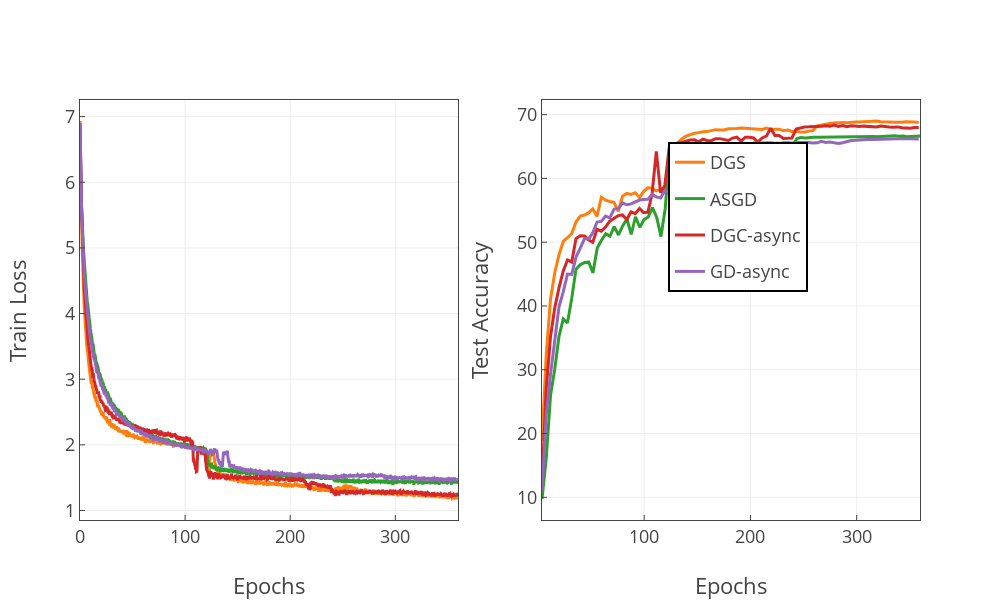

The cell this chart's notebook holds for it:
### Code cell
# resnet-18 4workers

DGS = prepare_data('~/share/DGS/log/result_imagenet/node0_gradient_sgd_resnet18_m0.7_e90_b256_4worker.csv')
asgd = prepare_data('~/share/DGS/log/result_imagenet/node2_asgd_resnet18_m0.7_e90_b256_4worker.csv')
DGC = prepare_data('~/share/DGS/log/result_imagenet/node2_dgc_resnet18_m0.7_e90_b256_4worker.csv')
aji = prepare_data('~/share/DGS/log/result_imagenet/node1_aji_resnet18_m0.7_e90_b256_4worker.csv')
datas_str = '[DGS,asgd,DGC,aji]'
datas=eval(datas_str)
labels=[i.replace('[','').replace(']','') for i in datas_str.split(',')]
labels=['DGS','ASGD','DGC-async','GD-async']
# train_acc(datas,labels)
# train_loss(datas,labels)
# test_acc(datas,labels)
# test_loss(datas,labels)
subplot(datas,labels)
# for i in datas:
#     print(i.test_accuracy.max())
